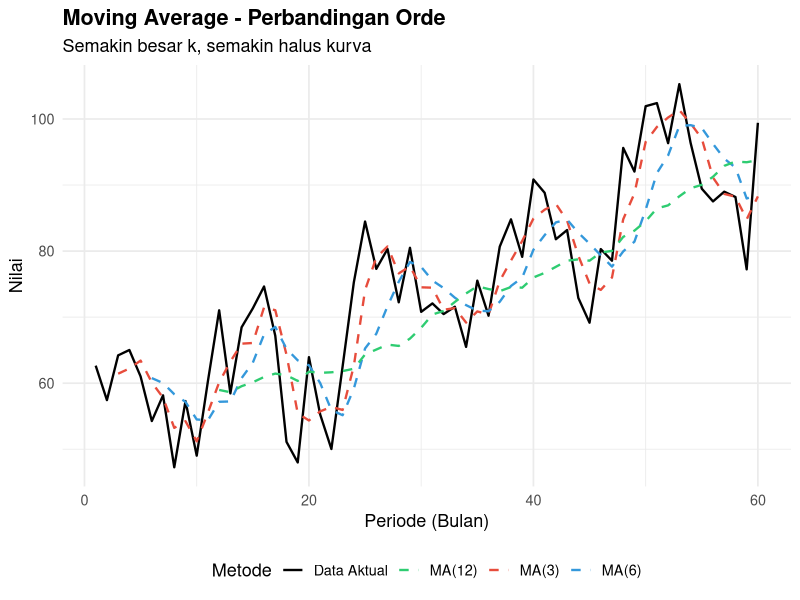
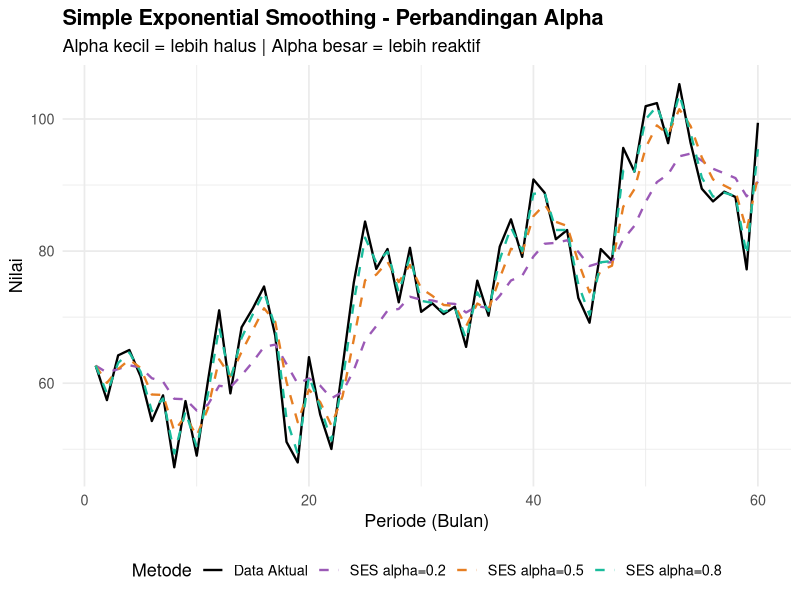
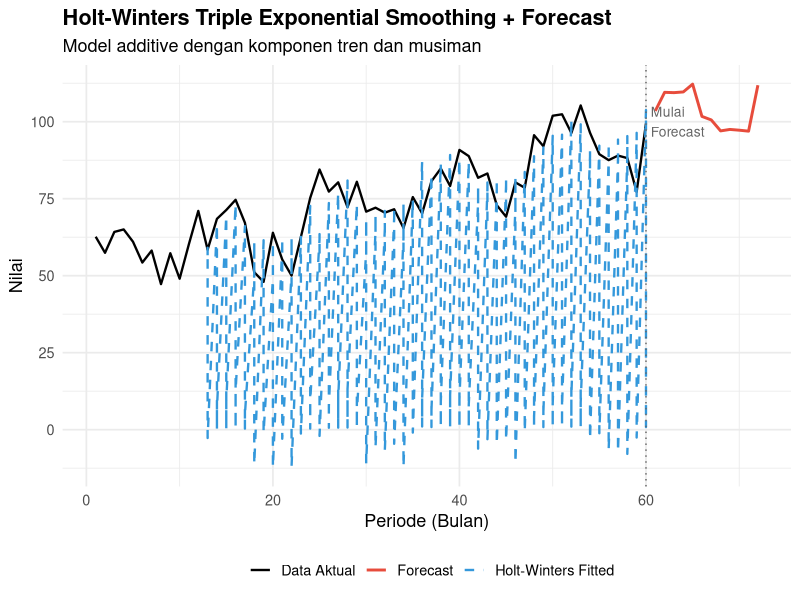

These figures' R source, in order:
# ============================================================
#   TIME SERIES SMOOTHING IN R
#   Moving Average & Exponential Smoothing
# ============================================================

# Install packages jika belum ada
# install.packages(c("forecast", "ggplot2", "dplyr"))

library(forecast)
library(ggplot2)
library(dplyr)


# ============================================================
# 1. MEMBUAT DATA CONTOH
# ============================================================

set.seed(42)
n <- 60  # 60 bulan data

# Simulasi data penjualan bulanan dengan tren + musiman + noise
waktu   <- 1:n
tren    <- 50 + 0.8 * waktu
musiman <- 10 * sin(2 * pi * waktu / 12)
noise   <- rnorm(n, mean = 0, sd = 5)
penjualan <- tren + musiman + noise

# Buat time series object (mulai Januari 2020, frekuensi bulanan)
ts_data <- ts(penjualan, start = c(2020, 1), frequency = 12)

cat("=== DATA TIME SERIES ===\n")
print(ts_data)


# ============================================================
# 2. MOVING AVERAGE (MA)
# ============================================================

cat("\n=== MOVING AVERAGE ===\n")

# --- 2a. Simple Moving Average Manual ---
moving_average <- function(x, k) {
  n  <- length(x)
  ma <- rep(NA, n)
  for (i in k:n) {
    ma[i] <- mean(x[(i - k + 1):i])
  }
  return(ma)
}

ma3  <- moving_average(penjualan, k = 3)   # MA orde 3
ma6  <- moving_average(penjualan, k = 6)   # MA orde 6
ma12 <- moving_average(penjualan, k = 12)  # MA orde 12

cat("Moving Average (3 bulan terakhir):\n")
print(round(ma3, 2))

# --- 2b. MA menggunakan fungsi filter() ---
ma3_filter  <- stats::filter(penjualan, rep(1/3,  3),  sides = 1)
ma6_filter  <- stats::filter(penjualan, rep(1/6,  6),  sides = 1)
ma12_filter <- stats::filter(penjualan, rep(1/12, 12), sides = 1)

# --- 2c. Centered Moving Average (untuk dekomposisi musiman) ---
ma_centered <- stats::filter(penjualan,
                             filter = c(0.5, rep(1, 11), 0.5) / 12,
                             sides  = 2)

cat("\nCentered Moving Average (12 bulan):\n")
print(round(ma_centered, 2))

# --- 2d. Weighted Moving Average ---
bobot <- c(1, 2, 3)  # bobot lebih tinggi untuk data terbaru
bobot <- bobot / sum(bobot)

moving_average_weighted <- function(x, w) {
  k  <- length(w)
  n  <- length(x)
  wma <- rep(NA, n)
  for (i in k:n) {
    wma[i] <- sum(x[(i - k + 1):i] * w)
  }
  return(wma)
}

wma_3 <- moving_average_weighted(penjualan, bobot)
cat("\nWeighted Moving Average (bobot: 1/6, 2/6, 3/6):\n")
print(round(wma_3, 2))


# ============================================================
# 3. EXPONENTIAL SMOOTHING
# ============================================================

cat("\n=== EXPONENTIAL SMOOTHING ===\n")

# --- 3a. Simple Exponential Smoothing (SES) ---
# Cocok untuk data tanpa tren & tanpa musiman
# alpha: bobot data terbaru (0 < alpha < 1)

ses_manual <- function(x, alpha) {
  n   <- length(x)
  s   <- rep(NA, n)
  s[1] <- x[1]  # inisialisasi dengan nilai pertama
  for (i in 2:n) {
    s[i] <- alpha * x[i] + (1 - alpha) * s[i - 1]
  }
  return(s)
}

ses_02 <- ses_manual(penjualan, alpha = 0.2)  # smoothing ringan
ses_05 <- ses_manual(penjualan, alpha = 0.5)  # sedang
ses_08 <- ses_manual(penjualan, alpha = 0.8)  # smoothing kuat (reaktif)

cat("SES (alpha = 0.2) - 10 nilai pertama:\n")
print(round(ses_02[1:10], 2))

# SES menggunakan package forecast
ses_auto <- ses(ts_data, h = 12, alpha = 0.3)
cat("\nForecast SES (alpha=0.3) untuk 12 bulan ke depan:\n")
print(ses_auto$mean)

# --- 3b. Double Exponential Smoothing / Holt's Method ---
# Cocok untuk data dengan TREN (tanpa musiman)
# alpha: smoothing level, beta: smoothing tren

holt_model <- holt(ts_data,
                   h    = 12,
                   alpha = 0.3,
                   beta  = 0.1)

cat("\n=== HOLT'S DOUBLE EXPONENTIAL SMOOTHING ===\n")
cat("Forecast untuk 12 bulan ke depan:\n")
print(holt_model$mean)

cat("\nModel summary:\n")
summary(holt_model)

# --- 3c. Triple Exponential Smoothing / Holt-Winters ---
# Cocok untuk data dengan TREN + MUSIMAN

# Additive: amplitudo musiman konstan
hw_add <- HoltWinters(ts_data, seasonal = "additive")

# Multiplicative: amplitudo musiman proporsional terhadap level
hw_mul <- HoltWinters(ts_data, seasonal = "multiplicative")

cat("\n=== HOLT-WINTERS TRIPLE EXPONENTIAL SMOOTHING ===\n")

cat("--- Additive Model ---\n")
cat("Alpha (level)   :", hw_add$alpha, "\n")
cat("Beta  (tren)    :", hw_add$beta,  "\n")
cat("Gamma (musiman) :", hw_add$gamma, "\n")

cat("\n--- Multiplicative Model ---\n")
cat("Alpha:", hw_mul$alpha, "\n")
cat("Beta :", hw_mul$beta,  "\n")
cat("Gamma:", hw_mul$gamma, "\n")

# Forecast 12 bulan ke depan
hw_forecast_add <- predict(hw_add, n.ahead = 12, prediction.interval = TRUE)
hw_forecast_mul <- predict(hw_mul, n.ahead = 12, prediction.interval = TRUE)

cat("\nForecast Holt-Winters Additive:\n")
print(round(hw_forecast_add, 2))

# --- 3d. ETS (Error, Trend, Seasonal) - Auto Selection ---
ets_model <- ets(ts_data)
cat("\n=== ETS MODEL (Auto) ===\n")
summary(ets_model)

ets_forecast <- forecast(ets_model, h = 12)
cat("\nForecast ETS untuk 12 bulan:\n")
print(ets_forecast$mean)


# ============================================================
# 4. EVALUASI AKURASI MODEL
# ============================================================

cat("\n=== EVALUASI AKURASI ===\n")

# Fungsi hitung error manual
hitung_akurasi <- function(aktual, prediksi, nama_model) {
  aktual   <- aktual[!is.na(prediksi)]
  prediksi <- prediksi[!is.na(prediksi)]
  error    <- aktual - prediksi

  mae  <- mean(abs(error))
  mse  <- mean(error^2)
  rmse <- sqrt(mse)
  mape <- mean(abs(error / aktual)) * 100

  cat(sprintf("\n[%s]\n", nama_model))
  cat(sprintf("  MAE  : %.4f\n", mae))
  cat(sprintf("  MSE  : %.4f\n", mse))
  cat(sprintf("  RMSE : %.4f\n", rmse))
  cat(sprintf("  MAPE : %.2f%%\n", mape))

  return(list(MAE = mae, MSE = mse, RMSE = rmse, MAPE = mape))
}

# Bandingkan model
akurasi_ma3  <- hitung_akurasi(penjualan, ma3,    "Moving Average (k=3)")
akurasi_ma6  <- hitung_akurasi(penjualan, ma6,    "Moving Average (k=6)")
akurasi_ma12 <- hitung_akurasi(penjualan, ma12,   "Moving Average (k=12)")
akurasi_ses  <- hitung_akurasi(penjualan, ses_02, "SES (alpha=0.2)")
akurasi_ses5 <- hitung_akurasi(penjualan, ses_05, "SES (alpha=0.5)")
akurasi_ses8 <- hitung_akurasi(penjualan, ses_08, "SES (alpha=0.8)")

# Ringkasan perbandingan
tabel_akurasi <- data.frame(
  Model = c("MA(3)", "MA(6)", "MA(12)",
            "SES(0.2)", "SES(0.5)", "SES(0.8)"),
  MAE   = c(akurasi_ma3$MAE,  akurasi_ma6$MAE,  akurasi_ma12$MAE,
            akurasi_ses$MAE,  akurasi_ses5$MAE, akurasi_ses8$MAE),
  RMSE  = c(akurasi_ma3$RMSE, akurasi_ma6$RMSE, akurasi_ma12$RMSE,
            akurasi_ses$RMSE, akurasi_ses5$RMSE, akurasi_ses8$RMSE),
  MAPE  = c(akurasi_ma3$MAPE, akurasi_ma6$MAPE, akurasi_ma12$MAPE,
            akurasi_ses$MAPE, akurasi_ses5$MAPE, akurasi_ses8$MAPE)
)

cat("\n=== TABEL RINGKASAN AKURASI ===\n")
print(tabel_akurasi)

model_terbaik <- tabel_akurasi[which.min(tabel_akurasi$RMSE), "Model"]
cat(sprintf("\nModel terbaik (RMSE terendah): %s\n", model_terbaik))


# ============================================================
# 5. VISUALISASI
# ============================================================

cat("\n=== MEMBUAT GRAFIK ===\n")

# Dataframe untuk ggplot
df_plot <- data.frame(
  t       = waktu,
  Aktual  = penjualan,
  MA3     = ma3,
  MA6     = ma6,
  MA12    = ma12,
  SES_02  = ses_02,
  SES_05  = ses_05,
  SES_08  = ses_08
)

# --- Plot 1: Moving Average ---
p1 <- ggplot(df_plot, aes(x = t)) +
  geom_line(aes(y = Aktual, color = "Data Aktual"), linewidth = 0.8) +
  geom_line(aes(y = MA3,  color = "MA(3)"),  linetype = "dashed", linewidth = 0.8) +
  geom_line(aes(y = MA6,  color = "MA(6)"),  linetype = "dashed", linewidth = 0.8) +
  geom_line(aes(y = MA12, color = "MA(12)"), linetype = "dashed", linewidth = 0.8) +
  scale_color_manual(values = c("Data Aktual" = "black",
                                "MA(3)"  = "#E74C3C",
                                "MA(6)"  = "#3498DB",
                                "MA(12)" = "#2ECC71")) +
  labs(title    = "Moving Average - Perbandingan Orde",
       subtitle = "Semakin besar k, semakin halus kurva",
       x        = "Periode (Bulan)",
       y        = "Nilai",
       color    = "Metode") +
  theme_minimal(base_size = 13) +
  theme(plot.title = element_text(face = "bold"),
        legend.position = "bottom")

print(p1)

# --- Plot 2: Exponential Smoothing ---
p2 <- ggplot(df_plot, aes(x = t)) +
  geom_line(aes(y = Aktual, color = "Data Aktual"), linewidth = 0.8) +
  geom_line(aes(y = SES_02, color = "SES alpha=0.2"), linetype = "dashed", linewidth = 0.8) +
  geom_line(aes(y = SES_05, color = "SES alpha=0.5"), linetype = "dashed", linewidth = 0.8) +
  geom_line(aes(y = SES_08, color = "SES alpha=0.8"), linetype = "dashed", linewidth = 0.8) +
  scale_color_manual(values = c("Data Aktual"    = "black",
                                "SES alpha=0.2"  = "#9B59B6",
                                "SES alpha=0.5"  = "#E67E22",
                                "SES alpha=0.8"  = "#1ABC9C")) +
  labs(title    = "Simple Exponential Smoothing - Perbandingan Alpha",
       subtitle = "Alpha kecil = lebih halus | Alpha besar = lebih reaktif",
       x        = "Periode (Bulan)",
       y        = "Nilai",
       color    = "Metode") +
  theme_minimal(base_size = 13) +
  theme(plot.title = element_text(face = "bold"),
        legend.position = "bottom")

print(p2)

# --- Plot 3: Holt-Winters + Forecast ---
hw_fitted   <- as.numeric(fitted(hw_add))
hw_pred     <- as.numeric(hw_forecast_add[, "fit"])
t_forecast  <- (n + 1):(n + 12)

df_hw <- data.frame(
  t     = c(waktu, t_forecast),
  nilai = c(penjualan, hw_pred),
  tipe  = c(rep("Aktual", n), rep("Forecast", 12))
)

df_fitted <- data.frame(t = 13:n, fitted = hw_fitted)  # HW mulai obs ke-13

p3 <- ggplot() +
  geom_line(data = df_hw[df_hw$tipe == "Aktual",],
            aes(x = t, y = nilai, color = "Data Aktual"), linewidth = 0.8) +
  geom_line(data = df_fitted,
            aes(x = t, y = fitted, color = "Holt-Winters Fitted"),
            linetype = "dashed", linewidth = 0.8) +
  geom_line(data = df_hw[df_hw$tipe == "Forecast",],
            aes(x = t, y = nilai, color = "Forecast"),
            linewidth = 1) +
  geom_vline(xintercept = n, linetype = "dotted", color = "gray40") +
  annotate("text", x = n + 0.5, y = max(penjualan) * 0.95,
           label = "Mulai\nForecast", hjust = 0, size = 3.5, color = "gray40") +
  scale_color_manual(values = c("Data Aktual"         = "black",
                                "Holt-Winters Fitted" = "#3498DB",
                                "Forecast"            = "#E74C3C")) +
  labs(title    = "Holt-Winters Triple Exponential Smoothing + Forecast",
       subtitle = "Model additive dengan komponen tren dan musiman",
       x        = "Periode (Bulan)",
       y        = "Nilai",
       color    = "") +
  theme_minimal(base_size = 13) +
  theme(plot.title = element_text(face = "bold"),
        legend.position = "bottom")

print(p3)

cat("\n Selesai! Semua model berhasil dibuat dan divisualisasikan.\n")
